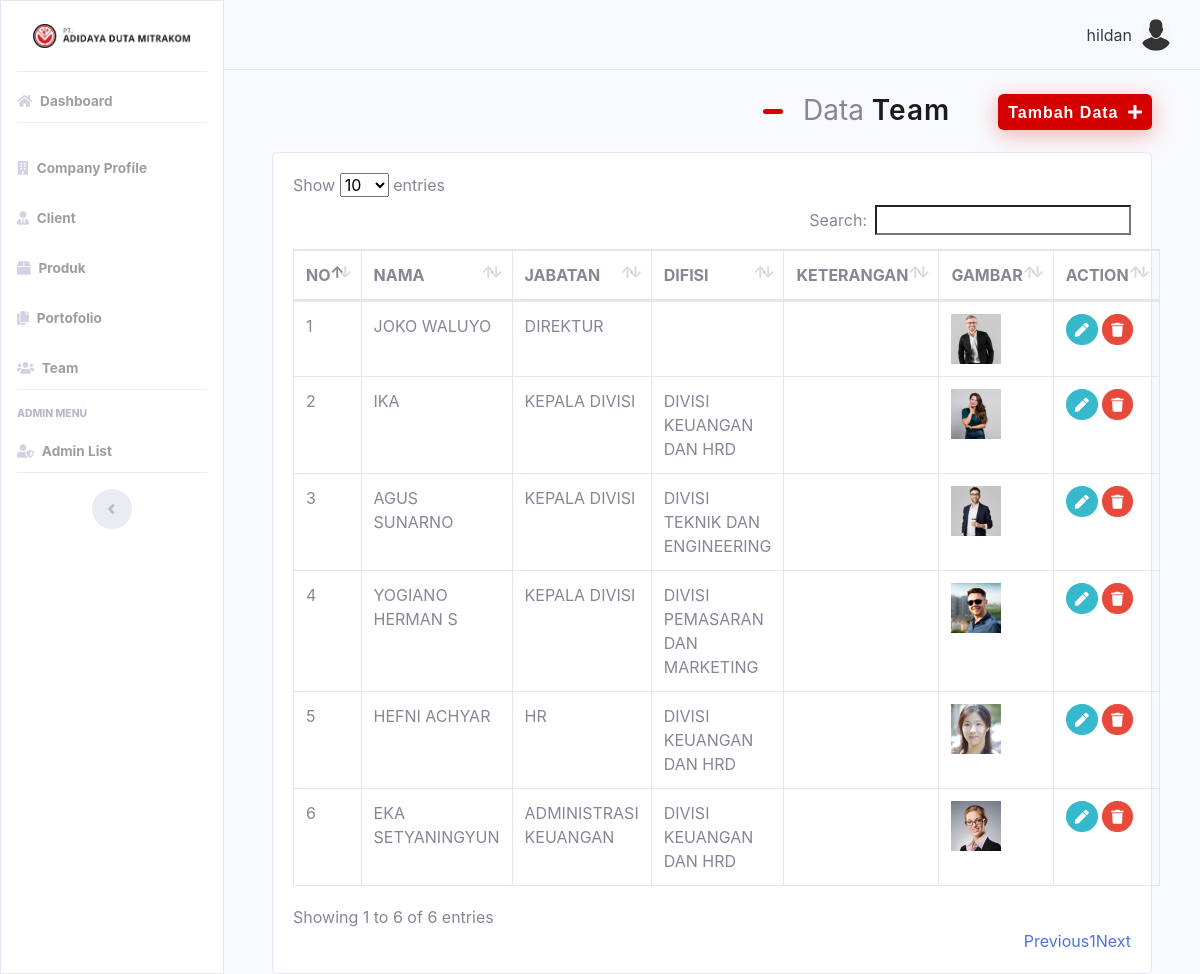
The app's page /index.php?team=read (signed in) with its own data.
### tables this page shows
CREATE TABLE `team` (
  `id` int(11) NOT NULL,
  `nama` varchar(100) NOT NULL,
  `jabatan` varchar(100) NOT NULL,
  `difisi` varchar(100) NOT NULL,
  `keterangan` varchar(100) NOT NULL,
  `gambar` varchar(100) NOT NULL
);

### team/functions.php (called while the page is built, shortened)
<?php
include "../koneksi.php";
function query($query)
{
	global $conn;
	$result = mysqli_query($conn, $query);
	$rows = [];
	while ($row = mysqli_fetch_assoc($result)) {
		$rows[] = $row;
	}
	return $rows;
}

### team/read.php (the view, shortened to what this page needs)
<?php
require 'functions.php';
$team = query("SELECT * FROM team");
?>
<div class="container-fluid mb-3">
	<div class="d-flex flex-column flex-lg-row flex-md-col justify-content-sm-end align-items-start">
		<div class="page-title mx-5">
			<h3> Data <span> Team </span> </h3>
		</div>
		<div class="">
			<button type="button" data-toggle="modal" data-target="#inputNewTeam" class="btn btn-danger btn-special">
				<span>Tambah Data</span>
				<i class="fa fa-plus"></i>
			</button>
		</div>
	</div>
</div>
<div class="container-fluid">
	<div class="card">
		<div class="card-body">
			<table class="table table-bordered" id="dataTable" width="100%" cellspacing="0">
				<thead>
					<tr>
						<th>NO</th>
						<th>NAMA</th>
						<th>JABATAN</th>
						<th>DIFISI</th>
						<th>KETERANGAN</th>
						<th>GAMBAR</th>
						<th>ACTION</th>
					</tr>
				</thead>
				<tbody>
					<?php $i = 1; ?>
					<?php foreach ($team as $row) : ?>
						<tr>
							<td><?= $i; ?></td>
							<td><?php echo $row['nama']; ?></td>
							<td><?php echo $row['jabatan']; ?></td>
							<td><?php echo $row['difisi']; ?></td>
							<td><?php echo $row['keterangan']; ?></td>
							<td><img src="team/img/<?= $row["gambar"]; ?>" width="50"></td>
							<td>
								<a href="index.php?team=update&id=<?= $row["id"]; ?>" class="btn btn-sm btn-info rounded-circle">
									<i class="fa fa-pen"></i>
								</a>
								<a href="index.php?team=delete&id=<?= $row["id"]; ?>" onclick="return confirm('yakin?');"
								class="btn btn-sm btn-danger rounded-circle">
									<i class="fa fa-trash"></i>
								</a>
							</td>
						</tr>
						<?php $i++; ?>
					<?php endforeach; ?>
				</tbody>
			</table>
		</div>
	</div>
</div>

### assets/css/custom.css (style rules this page uses)
.btn-special { line-height: 0; padding: 10px; transition: 0.5s; border: none; color: #fff; background: #d50000; box-shadow: 0px 5px 20px rgba(241, 65, 65, 0.4); }
.btn-special span { font-family: "Nunito", sans-serif; font-weight: 600; letter-spacing: 1px; }
.btn-special i { margin-left: 5px; transition: 0.3s; }
.page-title { width: auto; display: flex; }
.page-title span { color: #1b1b1b; font-weight: 600; letter-spacing: 1px; }
.page-title::before { width: 20px; height: 5px; background-color: #d50000; display: flex; margin-top: 15px; margin-right: 20px; content: ""; border-radius: 50px; }

### records on screen
team: nama "JOKO WALUYO", jabatan "DIREKTUR", gambar (picture)
team: nama "IKA", jabatan "KEPALA DIVISI", difisi "DIVISI KEUANGAN DAN HRD", gambar (picture)
team: nama "AGUS SUNARNO", jabatan "KEPALA DIVISI", difisi "DIVISI TEKNIK DAN ENGINEERING", gambar (picture)
team: nama "YOGIANO HERMAN S", jabatan "KEPALA DIVISI", difisi "DIVISI PEMASARAN DAN MARKETING", gambar (picture)
team: nama "HEFNI ACHYAR", jabatan "HR", difisi "DIVISI KEUANGAN DAN HRD", gambar (picture)
team: nama "EKA SETYANINGYUN", jabatan "ADMINISTRASI KEUANGAN", difisi "DIVISI KEUANGAN DAN HRD", gambar (picture)

### other values on screen
$_SESSION['username'] "hildan"
